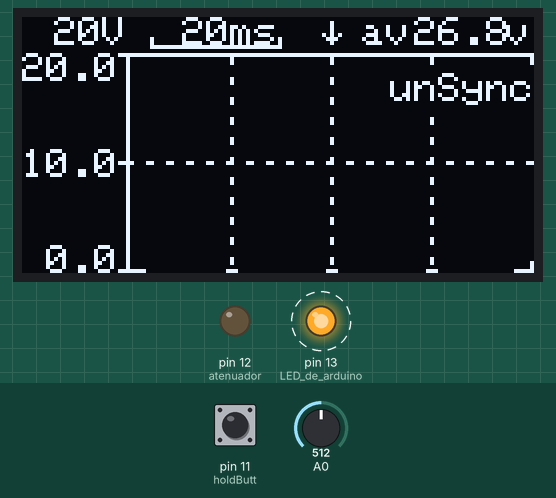
Recording of a sketch running on a simulated Arduino Uno, built with avr-gcc and run on an emulated ATmega328P. On the bench: 128×64 one-colour display, output pins drawn as LEDs (lit = HIGH). Dashed ring = blinking. The test bench sets the inputs (shaded band); at power-on: pin 11 (holdButt) HIGH, A0 = 512.

Above: at 2.7 s.
2.8 s: pin 11 (holdButt) pulled LOW for 3.2 s
At 3.6 s:
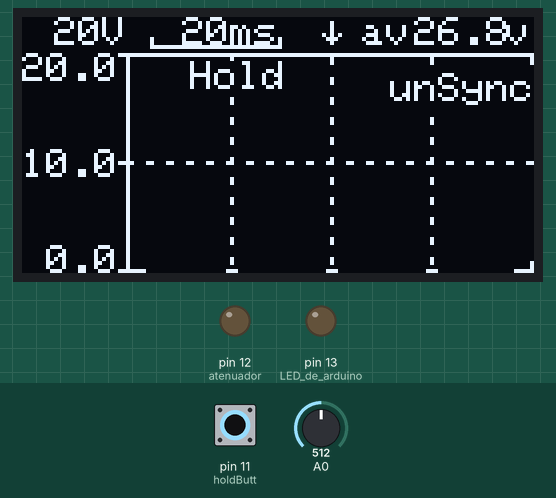
6.6 s: A0 set to 526
At 6.93 s:
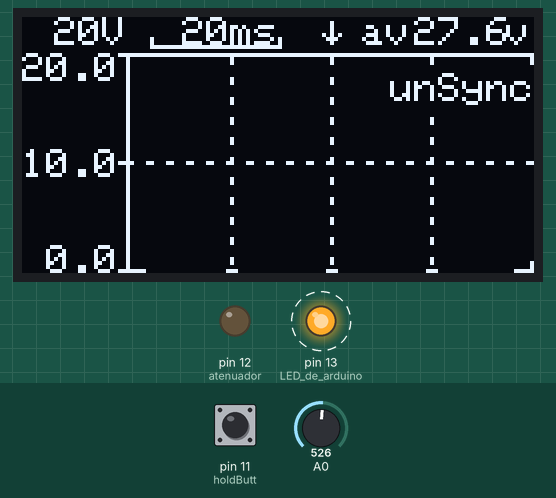
8.7 s: pin 11 (holdButt) pulled LOW for 0.15 s
At 8.96 s:
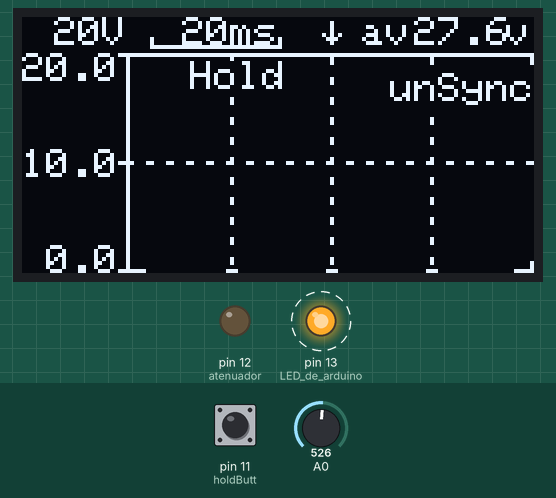
9.4 s: A0 set to 511
At 9.58 s:
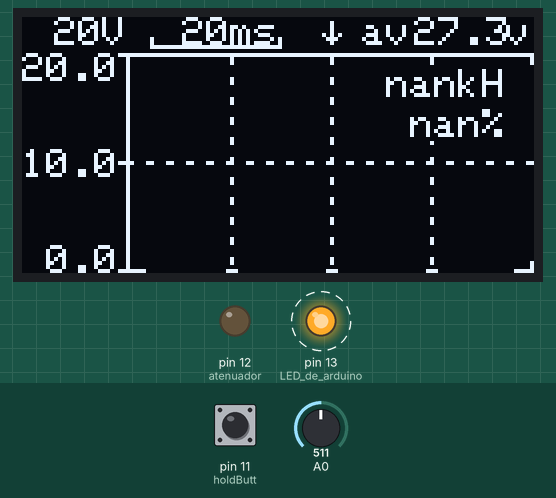
11.3 s: A0 set to 306
At 11.46 s:
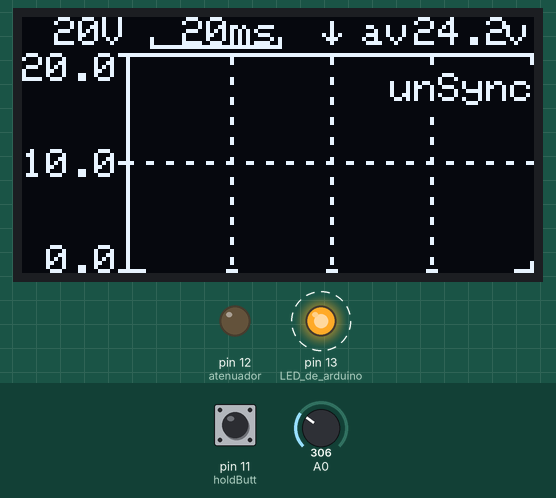
12.8 s: pin 11 (holdButt) pulsed LOW 2 times (0.12 s each, 0.3 s apart)
At 13.32 s:
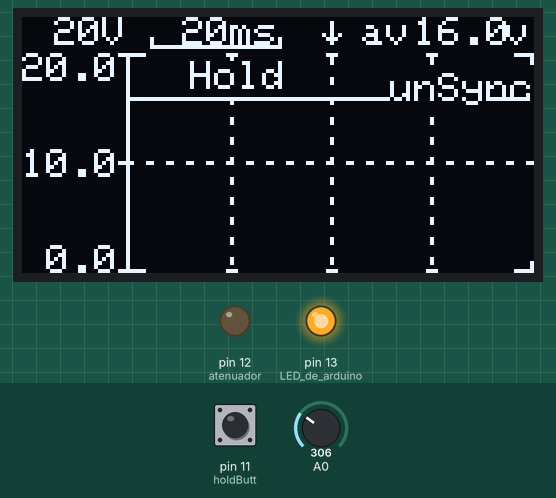
Timing chart, 0 to 15.9 s (numbered marks = the images above; inputs shaded):
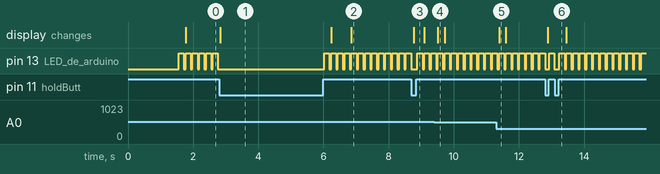

Measured:
- the behaviour switches between 512 and 513 on A0 (found by bisection; images 1 and 2)
- after the input at 2.8 s, the display: changes at once (image 1)
- after the input at 6.6 s, the display: changes after 0.26 s (image 2)
- after the input at 8.7 s, the display: changes after 0.06 s (image 3)
- after the input at 9.4 s, the display: changes after 0.11 s (image 4)
- after the input at 11.3 s, the display: changes after 0.09 s (image 5)
- after the input at 12.8 s, the display: changes after 0.08 s (image 6)

The sketch:

Oscilloscope_Finalbuttversion.ino
```cpp
#include <Wire.h>              // librería para iniciar la comunicación I2C con el arduino.
#include <Adafruit_SSD1306.h>  // librería para el uso la pantalla OLED SSD1306 128x64
#include <Adafruit_GFX.h>      // librería de funciones gráficas para visualizar las señales
#include <EEPROM.h>            // librería para guardar ajustes de configuración durante el tiempo de ejecución


#define SCREEN_WIDTH 128         // anchura de la pantalla
#define SCREEN_HEIGHT 64        // altura de la pantalla
#define OLED_RESET     -1      // inicialización del pin reset para algunos tipos de pantallas

  // Declaración del dispositivo SSD1306 para su comunicación I2C (la variable Wire de la librería habilita los pines SDA y SCL)
Adafruit_SSD1306 oled(SCREEN_WIDTH, SCREEN_HEIGHT, &Wire, OLED_RESET);
/////Adafruit_SH1106 oled(OLED_RESET);        // si requiere pantalla SH1106

#define REC_LENG 200                    // tamaño del buffer de datos de la onda
#define MIN_TRIG_SWING 5                // valor mínimo de inestabilidad para sincronización


  // Rango de matrices con valores que serán guardados en memoria flash
const char vRangeName[10][5] PROGMEM = {"A50V", "A 5V", " 50V", " 20V", " 10V", "  5V", "  2V", "  1V", "0.5V", "0.2V"}; // matriz con caracteres para visualización en el eje y.
const char * const vstring_table[] PROGMEM = {vRangeName[0], vRangeName[1], vRangeName[2], vRangeName[3], vRangeName[4], vRangeName[5], vRangeName[6], vRangeName[7], vRangeName[8], vRangeName[9]};
const char hRangeName[10][6] PROGMEM = {"200ms", "100ms", " 50ms", " 20ms", " 10ms", "  5ms", "  2ms", "  1ms", "500us", "200us"};  // matriz con caracteres para visualización en el eje x.
const char * const hstring_table[] PROGMEM = {hRangeName[0], hRangeName[1], hRangeName[2], hRangeName[3], hRangeName[4], hRangeName[5], hRangeName[6], hRangeName[7], hRangeName[8], hRangeName[9]};
const PROGMEM float hRangeValue[] = { 0.2, 0.1, 0.05, 0.02, 0.01, 0.005, 0.002, 0.001, 0.5e-3, 0.2e-3}; // matriz con valores para visualización en el eje x. ( = 25pix on screen)

int waveBuff[REC_LENG];        // inicia el buffer para señales con su tamaño
char chrBuff[8];
char hScale[] = "xxxAs";
char vScale[] = "xxxx";

float lsb5V = 0.00566826;
float lsb50V = 0.05243212;

volatile int vRange;           // contendrá codificados los caracteres para los valores en el eje y. 0:A50V,  1:A 5V,  2:50V,  3:20V,  4:10V,  5:5V,  6:2V,  7:1V,  8:0.5V,  9:0.2V
volatile int hRange;           // contendrá codificados los caracteres para los valores en el eje x. 0:200ms, 1:100ms, 2:50ms, 3:20ms, 4:10ms, 5:5ms, 6;2ms, 7:1ms, 8:500us, 9;200us
volatile boolean switchPushed;
volatile int trigD;
volatile int scopeP;

volatile int saveTimer;        // Tiempo hasta guardar en la EEPROM
int timeExec;                  // Tiempo de ejecución para los ajustes definidos

int holdButt = 11;
volatile boolean pressedButt = false;
int dataMin;
int dataMax;
int dataAve;
int rangeMax;
int rangeMin;
int rangeMaxDisp;
int rangeMinDisp;
int trigP;
boolean trigSync;
int att10x;

float waveFreq;                // Frecuencia de la onda en Hz
float waveDuty;                // porcentaje del ciclo de trabajo

void setup() {
  //pinMode(2, INPUT);             // interrupción si alguno de los botones es pulsado
  //pinMode(8, INPUT_PULLUP);             // botón de selección
  //pinMode(9, INPUT_PULLUP);             // Subida
 // pinMode(10, INPUT_PULLUP);            // Bajada
  pinMode(holdButt, INPUT_PULLUP);            // botón de mantener
  pinMode(12, INPUT);                   // atenuador * 1/10 (Off=High-Z, Enable=Output Low)
  pinMode(13, OUTPUT);                  // LED de arduino, parpadea cada vez que se actualizan los datos


  oled.begin(SSD1306_SWITCHCAPVCC,  0x3C); //iniciar pantalla

  //auxFunctions();
  loadEEPROM();
  analogReference(INTERNAL);


  startScreen();
}

void loop() {


  setConditions();
  digitalWrite(13, HIGH);
  readWave();                           // función para leer la forma de onda y guardarla en la memoria del buffer
  digitalWrite(13, LOW);
  setConditions();
  dataAnalize();
  writeCommonImage();
  plotData();
  dispInf();
  oled.display();
  saveEEPROM();
  pressedButt=buttonDetector();
  if(pressedButt){
  while(buttonDetector()){

    dispHold();
    delay(10);
  }
  } else {
    pressedButt = false;
  }


}

void setConditions() {           // ajustes en la medida

  strcpy_P(hScale, (char*)pgm_read_word(&(hstring_table[hRange])));  // mapea los posibles caracteres en el eje x con sus valores
  strcpy_P(vScale, (char*)pgm_read_word(&(vstring_table[vRange])));  // mapea los posibles caracteres en el eje y con sus valores
  rangeMax = 20 / lsb50V;
  rangeMaxDisp = 2000;
  rangeMin = 0;
  rangeMinDisp = 0;
  att10x = 1;

}

void writeCommonImage() {                 // Función para representar la malla y parámetros del osciloscopio
  oled.clearDisplay();
  oled.setTextColor(WHITE);
  oled.setCursor(85, 0);                  // caracteres en la primera fila
  oled.println(F("av    v"));
  oled.drawFastVLine(26, 9, 55, WHITE);   // Línea vertical eje y
  oled.drawFastVLine(127, 9, 3, WHITE);
  oled.drawFastVLine(127, 61, 3, WHITE);  // línea vertical eje x

  oled.drawFastHLine(24, 9, 7, WHITE);    // marcadores del valor máximo
  oled.drawFastHLine(24, 36, 2, WHITE);
  oled.drawFastHLine(24, 63, 7, WHITE);

  oled.drawFastHLine(51, 9, 3, WHITE);
  oled.drawFastHLine(51, 63, 3, WHITE);

  oled.drawFastHLine(76, 9, 3, WHITE);
  oled.drawFastHLine(76, 63, 3, WHITE);

  oled.drawFastHLine(101, 9, 3, WHITE);
  oled.drawFastHLine(101, 63, 3, WHITE);

  oled.drawFastHLine(123, 9, 5, WHITE);
  oled.drawFastHLine(123, 63, 5, WHITE);

  for (int x = 26; x <= 128; x += 5) {         // líneas discontinuas horizontales
    oled.drawFastHLine(x, 36, 2, WHITE);
  }
  for (int x = (127 - 25); x > 30; x -= 25) {  // líneas discontinuas verticales
    for (int y = 10; y < 63; y += 5) {
      oled.drawFastVLine(x, y, 2, WHITE);
    }
  }
}


bool buttonDetector() {

  if (digitalRead(holdButt) == 0) {
    pressedButt = true;
  } else {
    pressedButt=false;
  }
  return pressedButt; // Devuelve falso si no hay pulsación

}

void readWave() {                            // Función para guardar la forma de onda en el array de memoria

  if (att10x == 1) {                         // cuando necesite atenuador * 1/10
    pinMode(12, OUTPUT);                     // inicio del pin al que se conecta la resistencia de 10k
    digitalWrite(12, LOW);                   // se cierra el circuito con una fuente a 0V
  } else {                                   //
    pinMode(12, INPUT);                      // Realiza función de alta impedancia
  }
  switchPushed = false;
  timeExec = 160 + 60;
        ADCSRA = ADCSRA & 0xf8;
        ADCSRA = ADCSRA | 0x07;
        for (int i = 0; i < REC_LENG; i++) {
          waveBuff[i] = analogRead(0);
          // delayMicroseconds(688);
          delayMicroseconds(686);
        }
}

void dataAnalize() {                       // obtención de información a partir de la señal de entrada
  int d;
  long sum = 0;

  // buscar los valores máximo y mínimo
  dataMin = 1023;                          // inicio de la variable en el mayor valor posible para recorrer todos
  dataMax = 0;                             // inicio de la variable en el menor valor
  for (int i = 0; i < REC_LENG; i++) {
    d = waveBuff[i];
    sum = sum + d;
    if (d < dataMin) {                     // actualiza el mínimo
      dataMin = d;
    }
    if (d > dataMax) {                     // actualiza el máximo
      dataMax = d;
    }
  }

  dataAve = (sum + 10) / 20;               // cáculo de la media (10 veces para mayor precisión)

  //asignación de valores máximo y mínimo a los ejes
  if (vRange <= 1) {
    rangeMin = dataMin - 20;               // mantendremos de margen 20 valores por arriba y por abajo
    rangeMin = (rangeMin / 10) * 10;
    if (rangeMin < 0) {
      rangeMin = 0;
    }
    rangeMax = dataMax + 20;
    rangeMax = ((rangeMax / 10) + 1) * 10;
    if (rangeMax > 1020) {
      rangeMax = 1023;                     // si se sale de escala cogerá el máximo valor
    }

    if (att10x == 1) {                            // si necesita atenuador *1/10
      rangeMaxDisp = 100 * (rangeMax * lsb50V);   // el rango máximo estará determinado por el valor máximo leido y limitado por la escala de valores del ADC
      rangeMinDisp = 100 * (rangeMin * lsb50V);   // >=0
    } else {
      rangeMaxDisp = 100 * (rangeMax * lsb5V);
      rangeMinDisp = 100 * (rangeMin * lsb5V);
    }
  } else {
    //
  }


  for (trigP = ((REC_LENG / 2) - 51); trigP < ((REC_LENG / 2) + 50); trigP++) {
    if (trigD == 0) {
      if ((waveBuff[trigP - 1] < (dataMax + dataMin) / 2) && (waveBuff[trigP] >= (dataMax + dataMin) / 2)) {
        break;
      }
    } else {
      if ((waveBuff[trigP - 1] > (dataMax + dataMin) / 2) && (waveBuff[trigP] <= (dataMax + dataMin) / 2)) {
        break;
      }
    }
  }
  trigSync = true;
  if (trigP >= ((REC_LENG / 2) + 50)) {
    trigP = (REC_LENG / 2);
    trigSync = false;
  }
  if ((dataMax - dataMin) <= MIN_TRIG_SWING) {
    trigSync = false;
  }
  freqDuty();
}

void freqDuty() {                               // función para anaizar el ciclo de trabajo
  int swingCenter;                              // punto medio
  float p0 = 0;                                 // primer ciclo positivo
  float p1 = 0;                                 // duración total de ciclos
  float p2 = 0;                                 // duración total de pulso a nivel alto
  float pFine = 0;
  float lastPosiEdge;

  float pPeriod;                                // Periodo del pulso
  float pWidth;                                 // anchura del pulso

  int p1Count = 0;                              // contador de ciclos
  int p2Count = 0;                              // contador de tiempo en alto

  boolean a0Detected = false;
  boolean posiSerch = true;

  swingCenter = (3 * (dataMin + dataMax)) / 2;   // calculo del valor medio

  for (int i = 1; i < REC_LENG - 2; i++) {
    if (posiSerch == true) {
      if ((sum3(i) <= swingCenter) && (sum3(i + 1) > swingCenter)) {
        pFine = (float)(swingCenter - sum3(i)) / ((swingCenter - sum3(i)) + (sum3(i + 1) - swingCenter) );
        if (a0Detected == false) {
          a0Detected = true;
          p0 = i + pFine;                        // guardado de la posición como punto de partida
        } else {
          p1 = i + pFine - p0;
          p1Count++;
        }
        lastPosiEdge = i + pFine;                // posición guardada para calcular el ancho del pulso
        posiSerch = false;
      }
    } else {
      if ((sum3(i) >= swingCenter) && (sum3(i + 1) < swingCenter)) {
        pFine = (float)(sum3(i) - swingCenter) / ((sum3(i) - swingCenter) + (swingCenter - sum3(i + 1)) );
        if (a0Detected == true) {
          p2 = p2 + (i + pFine - lastPosiEdge);
          p2Count++;
        }
        posiSerch = true;
      }
    }
  }

  pPeriod = p1 / p1Count;
  pWidth = p2 / p2Count;

  waveFreq = 1.0 / ((pgm_read_float(hRangeValue + hRange) * pPeriod) / 25.0); // cálculo de la frecuencia de la onda, f=1/T
  waveDuty = 100.0 * pWidth / pPeriod;                                      // cálculo del ciclo de trabajo (duración del pulso/periodo)
}

int sum3(int k) {
  int m = waveBuff[k - 1] + waveBuff[k] + waveBuff[k + 1];
  return m;
}

void startScreen() {                      // Transición de inicio
  oled.clearDisplay();
  oled.setTextSize(1);
  oled.setTextColor(WHITE);
  oled.setCursor(55, 0);
  oled.println(F("Mini"));
  oled.setCursor(30, 20);
  oled.println(F("Oscilloscope"));
  oled.setCursor(55, 42);
  oled.println(F("v1.1"));
  oled.display();
  delay(1500);
  oled.clearDisplay();
  oled.setTextSize(1);
}

void dispHold() {
  oled.fillRect(42, 11, 24, 8, BLACK);
  oled.setCursor(42, 11);
  oled.print(F("Hold"));
  oled.display();
}

void dispInf() {
  float voltage;
  // display vertical sensitivity
  oled.setCursor(2, 0);
  oled.print(vScale);
  if (scopeP == 0) {
    oled.drawFastHLine(0, 7, 27, WHITE);
    oled.drawFastVLine(0, 5, 2, WHITE);
    oled.drawFastVLine(26, 5, 2, WHITE);
  }

  // horizontal sweep speed
  oled.setCursor(34, 0);
  oled.print(hScale);
  if (scopeP == 1) {
    oled.drawFastHLine(32, 7, 33, WHITE);
    oled.drawFastVLine(32, 5, 2, WHITE);
    oled.drawFastVLine(64, 5, 2, WHITE);
  }


  oled.setCursor(75, 0);
  if (trigD == 0) {
    oled.print(char(0x18));
  } else {
    oled.print(char(0x19));
  }
  if (scopeP == 2) {
    oled.drawFastHLine(71, 7, 13, WHITE);
    oled.drawFastVLine(71, 5, 2, WHITE);
    oled.drawFastVLine(83, 5, 2, WHITE);
  }


  if (att10x == 1) {
    voltage = dataAve * lsb50V / 10.0;
  } else {
    voltage = dataAve * lsb5V / 10.0;
  }
  if (voltage < 10.0) {
    dtostrf(voltage, 4, 2, chrBuff);
  } else {
    dtostrf(voltage, 4, 1, chrBuff);
  }
  oled.setCursor(98, 0);
  oled.print(chrBuff);
  //  oled.print(saveTimer);


  voltage = rangeMaxDisp / 100.0;
  if (vRange == 1 || vRange > 4) {
    dtostrf(voltage, 4, 2, chrBuff);
  } else {
    dtostrf(voltage, 4, 1, chrBuff);
  }
  oled.setCursor(0, 9);
  oled.print(chrBuff);

  voltage = (rangeMaxDisp + rangeMinDisp) / 200.0;
  if (vRange == 1 || vRange > 4) {
    dtostrf(voltage, 4, 2, chrBuff);
  } else {
    dtostrf(voltage, 4, 1, chrBuff);
  }
  oled.setCursor(0, 33);
  oled.print(chrBuff);

  voltage = rangeMinDisp / 100.0;
  if (vRange == 1 || vRange > 4) {
    dtostrf(voltage, 4, 2, chrBuff);
  } else {
    dtostrf(voltage, 4, 1, chrBuff);
  }
  oled.setCursor(0, 57);
  oled.print(chrBuff);

  // print de la frecuencia, el ciclo de trabajo o mensaje de no sincronizado
  if (trigSync == false) {
    oled.fillRect(92, 14, 24, 8, BLACK);
    oled.setCursor(92, 14);
    oled.print(F("unSync"));
  } else {
    oled.fillRect(90, 12, 25, 9, BLACK);    // si se ha sincronizado: borrado en la posición de la frecuencia
    oled.setCursor(91, 13);
    if (waveFreq < 100.0) {
      oled.print(waveFreq, 1);
      oled.print(F("Hz"));
    } else if (waveFreq < 1000.0) {
      oled.print(waveFreq, 0);
      oled.print(F("Hz"));
    } else if (waveFreq < 10000.0) {
      oled.print((waveFreq / 1000.0), 2);
      oled.print(F("kH"));
    } else {
      oled.print((waveFreq / 1000.0), 1);
      oled.print(F("kH"));
    }
    oled.fillRect(96, 21, 25, 10, BLACK);
    oled.setCursor(97, 23);
    oled.print(waveDuty, 1);
    oled.print(F("%"));
  }
}

void plotData() {
  long y1, y2;
  for (int x = 0; x <= 98; x++) {
    y1 = map(waveBuff[x + trigP - 50], rangeMin, rangeMax, 63, 9);
    y1 = constrain(y1, 9, 63);
    y2 = map(waveBuff[x + trigP - 49], rangeMin, rangeMax, 63, 9);
    y2 = constrain(y2, 9, 63);
    oled.drawLine(x + 27, y1, x + 28, y2, WHITE);
  }
}

void saveEEPROM() {
  if (saveTimer > 0) {
    saveTimer = saveTimer - timeExec;
    if (saveTimer < 0) {
      EEPROM.write(0, vRange);
      EEPROM.write(1, hRange);
      EEPROM.write(2, trigD);
      EEPROM.write(3, scopeP);
    }
  }
}

void loadEEPROM() {
  int x;
  x = EEPROM.read(0);
  if ((x < 0) || (9 < x)) {
    x = 3;
  }
  vRange = x;

  x = EEPROM.read(1);
  if ((x < 0) || (9 < x)) {
    x = 3;
  }
  hRange = x;
  x = EEPROM.read(2);
  if ((x < 0) || (1 < x)) {
    x = 1;
  }
  trigD = x;
  x = EEPROM.read(3);
  if ((x < 0) || (2 < x)) {
    x = 1;
  }
  scopeP = x;
}
```
